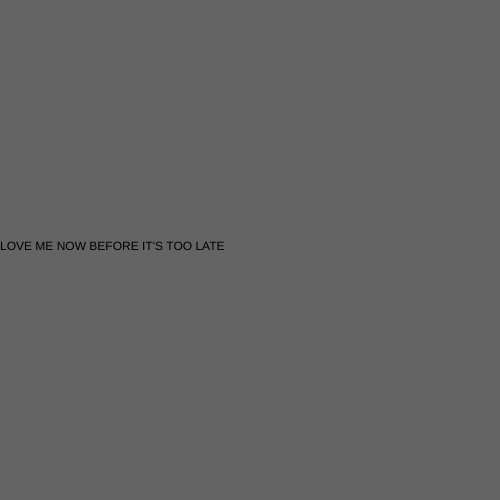
Frame 1 (no input)
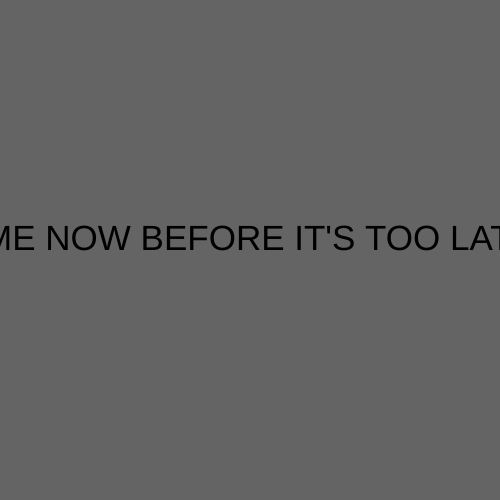
Frame 60 (no input)
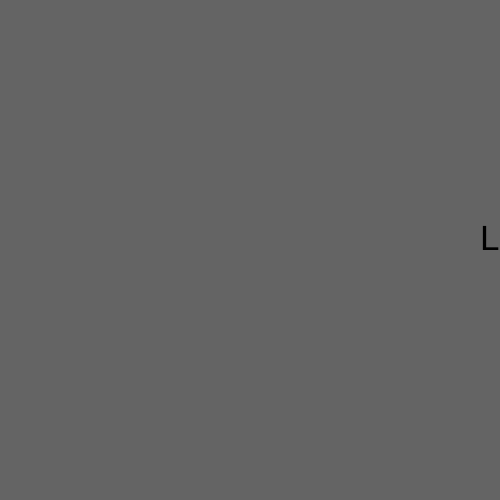
Frame 120 (the mouse pressed at the canvas centre since frame 60)

The p5.js sketch that drew these frames (run headless with seeded random() and noise() and a simulated clock; from frame 60 on, the mouse is pressed at the canvas centre):

// p5.js sketch
// ── sketch.js
let x =0 ;
function setup() {
  createCanvas(500, 500);
}

function draw() {
  background(100) ;

//  rect(x,100,100,100) ;
text("LOVE ME NOW BEFORE IT'S TOO LATE",x,height/2)
textSize(35)
x = x + 10 ;

if (x > width){
  x = -200 ;
}

}
